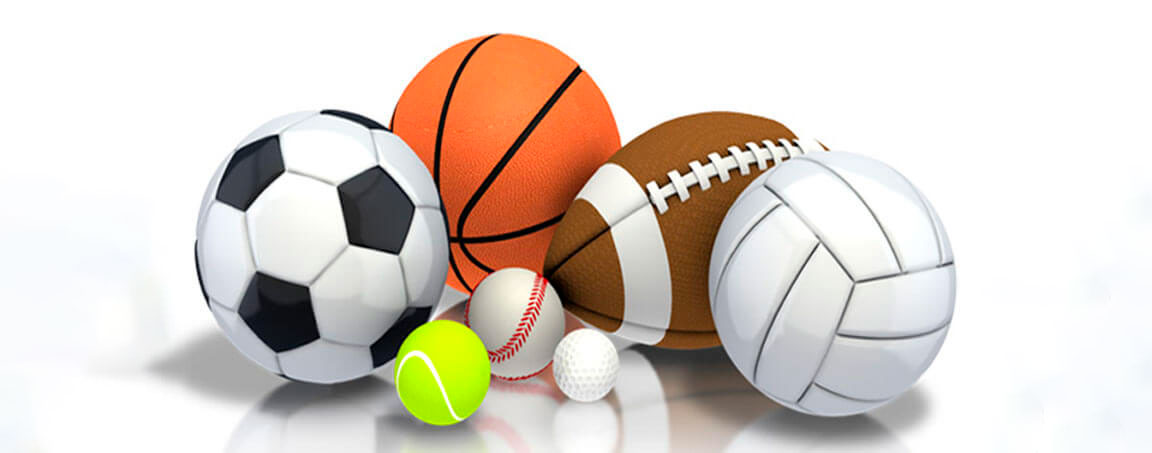
//> input picture image/BALL.jpg, 1152 x 453 px, given in place of the camera
$ ./lab7   (built with g++ and OpenCV 4)
//> lines starting //> are read from the running program, lines starting //| are printed output that depends on the picture; after the words box and inside, x2 and y2 are one past the last pixel; in counts of white or black regions, pixels touching at a corner belong together; pictures that were not available may be replaced by others from this repository, and a replacement may not be noted
#include <opencv2/video/background_segm.hpp>
#include <vector>
#include <iostream>
#include <opencv2/opencv.hpp>
#include "opencv2/objdetect.hpp"
#include "opencv2/highgui.hpp"
#include "opencv2/imgproc.hpp"
#include "opencv2/videoio.hpp"
#include <opencv2/video/tracking.hpp>
#include <opencv2/core/ocl.hpp>

#define MINTRACKAREA 50

using namespace std;
using namespace cv;

void detectAndDisplay(int, void*);
int displayLukas(const string& filename);
int tracking(const string& filename);

static const int MAX_CORNERS = 1000;

int main(int argc, const char** argv)
{

    detectAndDisplay(0, 0);
    displayLukas("D:/univer/PMMP/image/cars.mp4");
    tracking("D:/univer/PMMP/image/cars.mp4");
}

void detectAndDisplay(int, void*) {
    // Init background substractor
    Ptr<BackgroundSubtractor> bg_model = createBackgroundSubtractorMOG2(500, 16.0, true);
    // Create empy input img, foreground and background image and foreground mask.
    Mat img, foregroundMask, backgroundImage, foregroundImg;
    // capture video from source 0, which is web camera, If you want capture video
    //file just replace //by  VideoCapture cap("videoFile.mov")
    VideoCapture cap(0);
    // main loop to grab sequence of input files
    for (;;) {
        bool ok = cap.grab();
//> ok = true
        if (ok == false) {
            std::cout << "Video Capture Fail" << std::endl;
        }
        else {
            // obtain input image from source
            cap.retrieve(img, CAP_OPENNI_BGR_IMAGE);
            // Just resize input image if you want
            resize(img, img, Size(640, 480));
            // create foreground mask of proper size
            if (foregroundMask.empty()) {
                foregroundMask.create(img.size(), img.type());
            }
            // compute foreground mask 8 bit image
            // -1 is parameter that chose automatically your learning rate
            bg_model->apply(img, foregroundMask, true ? -1 : 0);
            // smooth the mask to reduce noise in image
            GaussianBlur(foregroundMask, foregroundMask, Size(11, 11), 3.5, 3.5);
            // threshold mask to saturate at black and white values
            threshold(foregroundMask, foregroundMask, 10, 255, THRESH_BINARY);
            // create black foreground image
            foregroundImg = Scalar::all(0);
            // Copy source image to foreground image only in area with white mask
            img.copyTo(foregroundImg, foregroundMask);
            //Get background image
            bg_model->getBackgroundImage(backgroundImage);
            // Show the results
            imshow("foreground mask", foregroundMask);

            if (!backgroundImage.empty()) {
                imshow("mean background image", backgroundImage);
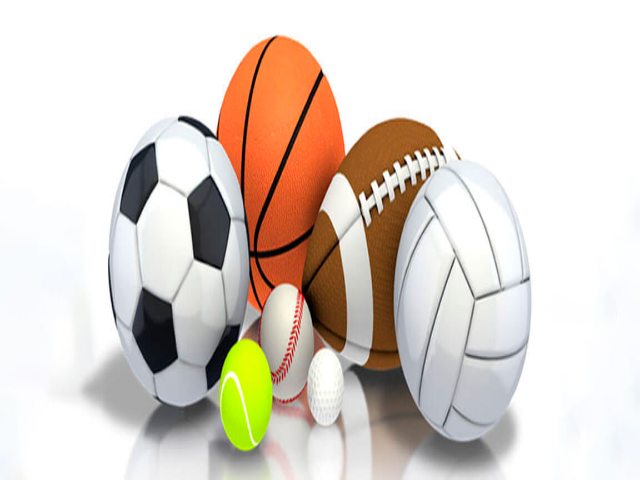
//> window 'mean background image': 480 rows x 640 cols, CV_8UC3; mean B, G, R 201.7, 210.6, 220.3
                if (waitKey(10) == 27)
//> the 'q' key is pressed
                {
                    break; // escape
                }
            }
        }
    }
}

int displayLukas(const string& filename) {
//> called with filename = "D:/univer/PMMP/image/cars.mp4"
    // Read the video
    VideoCapture capture(filename);
    if (!capture.isOpened()) {
        //error in opening the video input
        cerr << "Unable to open file!" << endl;
        return 0;
    }

    // Create random colors
    vector<Scalar> colors;
    RNG rng;
    for (int i = 0; i < 100; i++)
    {
        int r = rng.uniform(0, 256);
        int g = rng.uniform(0, 256);
        int b = rng.uniform(0, 256);
        colors.push_back(Scalar(r, g, b));
    }

    Mat old_frame, old_gray;
    vector<Point2f> p0, p1;

    // Read first frame and find corners in it
    capture >> old_frame;
//> old_frame is the input picture: 453 rows x 1152 cols, CV_8UC3; mean B, G, R 201.8, 210.6, 220.4
    cvtColor(old_frame, old_gray, COLOR_BGR2GRAY);
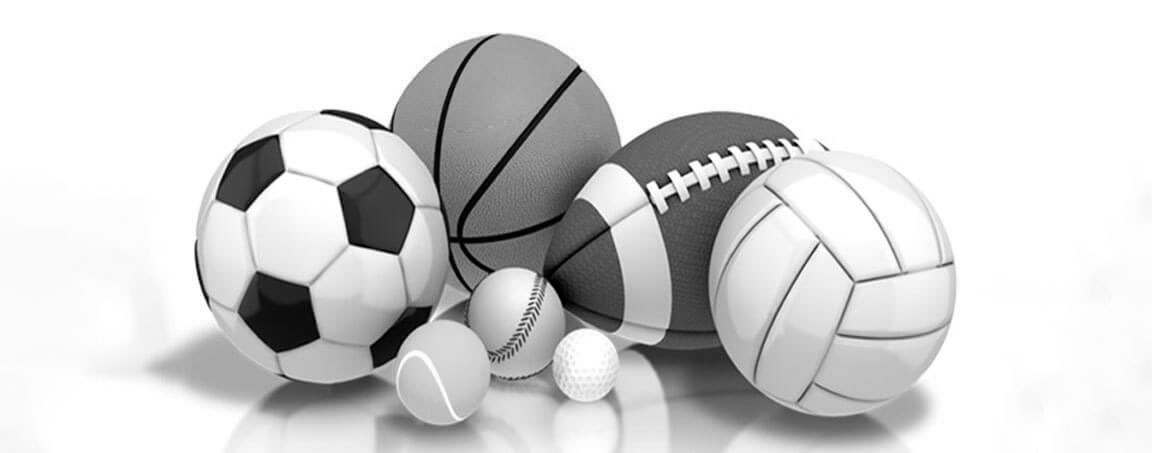
//> old_gray: 453 rows x 1152 cols, CV_8UC1; min 0, max 255, mean 212.5
    goodFeaturesToTrack(old_gray, p0, 100, 0.3, 7, Mat(), 7, false, 0.04);
//> p0 = 54 Points (x, y), first 12: [660, 186], [670, 182], [690, 170], [709, 161], [675, 192], [277, 137], [390, 129], [737, 168], [697, 183], [755, 163], [717, 175], [527, 322]

    // Create a mask image for drawing purposes
    Mat mask = Mat::zeros(old_frame.size(), old_frame.type());

    while (true) {
        int counter = 0;
        // Read new frame
        Mat frame, frame_gray;
        capture >> frame;
        if (frame.empty())
            break;
        cvtColor(frame, frame_gray, COLOR_BGR2GRAY);

        // Calculate optical flow
        vector<uchar> status;
        vector<float> err;
        TermCriteria criteria = TermCriteria((TermCriteria::COUNT)+(TermCriteria::EPS), 10, 0.03);
        calcOpticalFlowPyrLK(old_gray, frame_gray, p0, p1, status, err, Size(15, 15), 2, criteria);
//> p1 has the same summary as p0; status = 54 values from 1 to 1
        vector<Point2f> good_new;

        // Visualization part
        for (uint i = 0; i < p0.size(); i++)
        {
            // Select good points
            if (status[i] == 1) {
                good_new.push_back(p1[i]);
                // Draw the tracks
                line(mask, p1[i], p0[i], colors[i], 2);
                circle(frame, p1[i], 5, colors[i], -1);
            }
        }
//> this loop made 54 passes
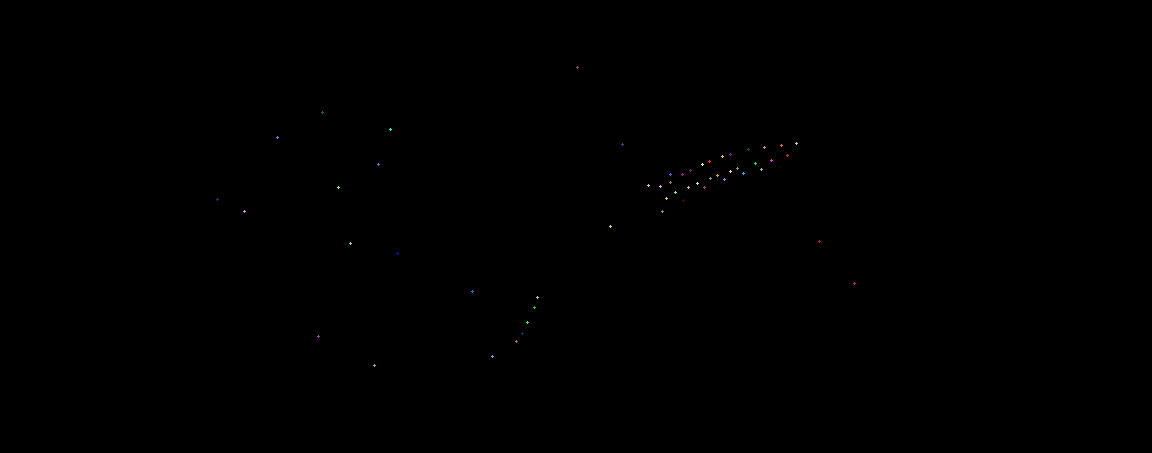
//> mask: 453 rows x 1152 cols, CV_8UC3; mean B, G, R 0.1, 0.1, 0.1
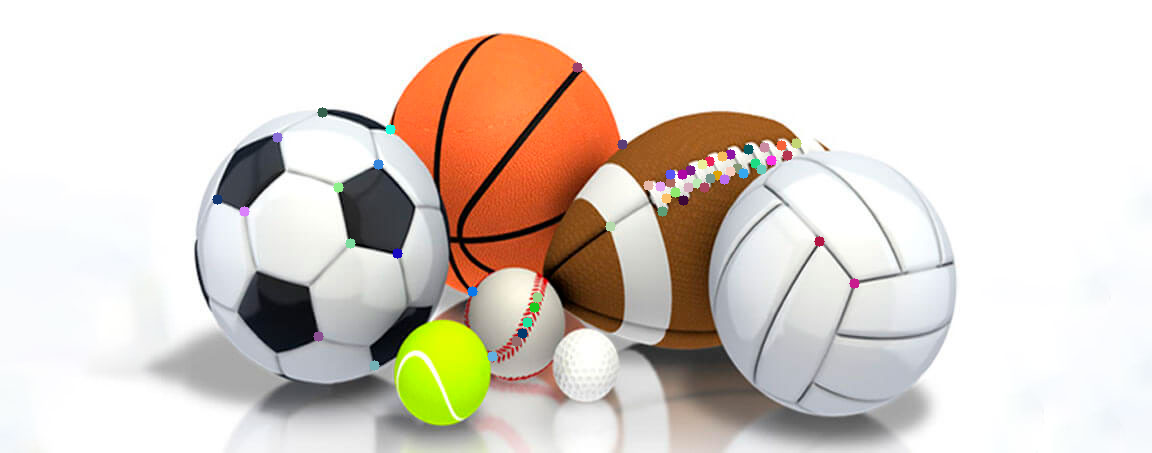
//> frame: 453 rows x 1152 cols, CV_8UC3; 0.82% of pixels changed, all inside (x1, y1, x2, y2) = (212, 62, 860, 371)

        // Display the demo
        Mat img;
        add(frame, mask, img);
        //if (save) {
            string save_path = "./optical_flow_frames/frame_" + to_string(counter) + ".jpg";
            imwrite(save_path, img);
        //}
        imshow("flow", img);
        int keyboard = waitKey(25);
//> the 'q' key is pressed
        if (keyboard == 'q' || keyboard == 27)
            break;

        // Update the previous frame and previous points
        old_gray = frame_gray.clone();
        p0 = good_new;
        counter++;
    }
}

int tracking(const string& filename) {
//> called with filename = "D:/univer/PMMP/image/cars.mp4"
    // List of tracker types in OpenCV 3.4.1
    string trackerTypes[8] = { "BOOSTING", "MIL", "KCF", "TLD","MEDIANFLOW", "GOTURN", "MOSSE", "CSRT" };
    // vector <string> trackerTypes(types, std::end(types));

    // Create a tracker
    string trackerType = trackerTypes[1];

    Ptr<Tracker> tracker = TrackerMIL::create();;

    */
    // Read video
    VideoCapture video(filename);
//> (this line was passed over: a library is not available in this run)

    // Exit if video is not opened
//> (the run ends here: the program needs code that is not available in this run, at `if (!video.isOpened())`)

$ run again, on image/HarrisImage.jpg
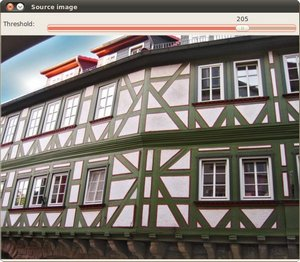
//> input picture image/HarrisImage.jpg, 300 x 262 px, given in place of the camera
//> ok = true
//> in displayLukas, old_frame is the input picture: 262 rows x 300 cols, CV_8UC3; mean B, G, R 114.5, 120.4, 127.4
//> p0 = 100 Points (x, y), first 12: [20, 6], [50, 203], [250, 95], [212, 98], [259, 94], [290, 90], [32, 204], [200, 99], [221, 97], [14, 206], [226, 197], [257, 61]
//> p1 has the same summary as p0; status = 100 values from 1 to 1
//> the loop in displayLukas, `for (uint i = 0; i < p0.size(); i++)` made 100 passes
//> after the loop in displayLukas, `for (uint i = 0; i < p0.size(); i++)`:
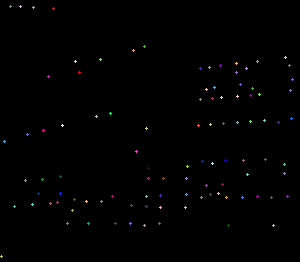
//> mask: 262 rows x 300 cols, CV_8UC3; mean B, G, R 0.9, 0.8, 0.9
//> after the loop in displayLukas, `for (uint i = 0; i < p0.size(); i++)`:
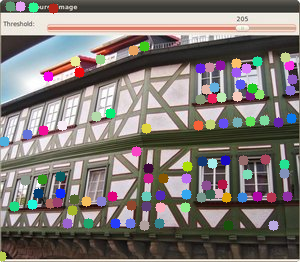
//> frame: 262 rows x 300 cols, CV_8UC3; 10.17% of pixels changed, all inside (x1, y1, x2, y2) = (0, 1, 298, 262)

$ run again, on image/castle.jpg
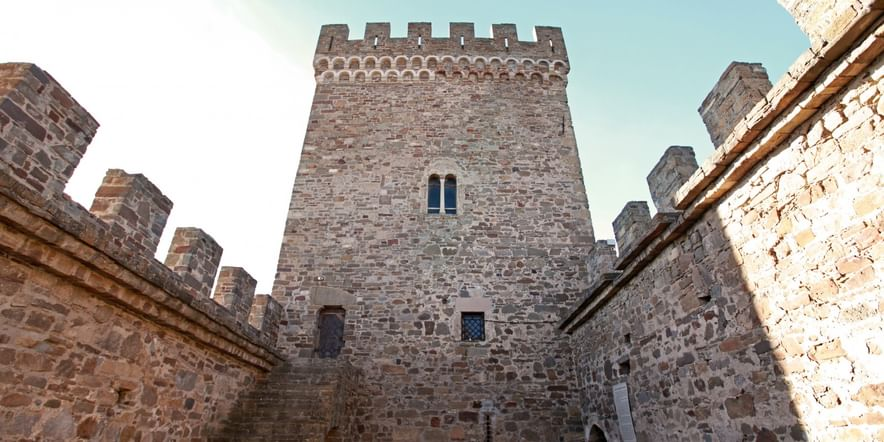
//> input picture image/castle.jpg, 884 x 442 px, given in place of the camera
//> ok = true
//> in displayLukas, old_frame is the input picture: 442 rows x 884 cols, CV_8UC3; mean B, G, R 142.4, 149.6, 158.8
//> p0 = 100 Points (x, y), first 12: [767, 102], [817, 347], [844, 119], [825, 43], [842, 276], [705, 173], [437, 207], [827, 389], [597, 240], [772, 248], [491, 35], [836, 280]
//> p1 has the same summary as p0; status = 100 values from 1 to 1
//> the loop in displayLukas, `for (uint i = 0; i < p0.size(); i++)` made 100 passes
//> after the loop in displayLukas, `for (uint i = 0; i < p0.size(); i++)`:
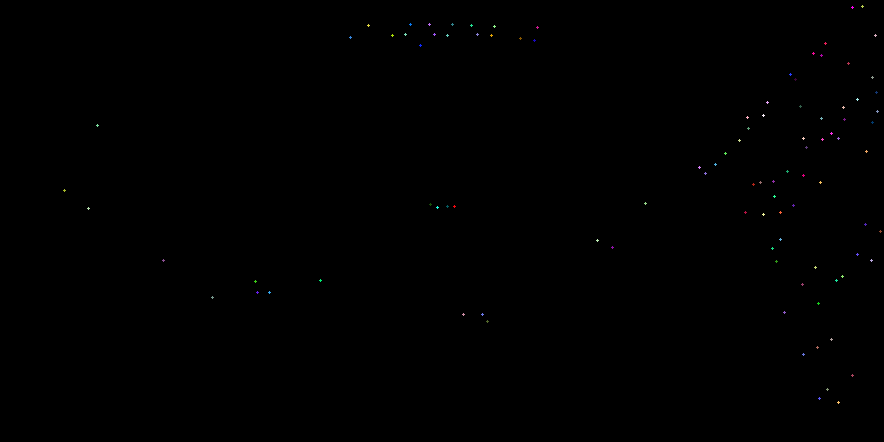
//> mask: 442 rows x 884 cols, CV_8UC3; mean B, G, R 0.2, 0.2, 0.2
//> after the loop in displayLukas, `for (uint i = 0; i < p0.size(); i++)`:
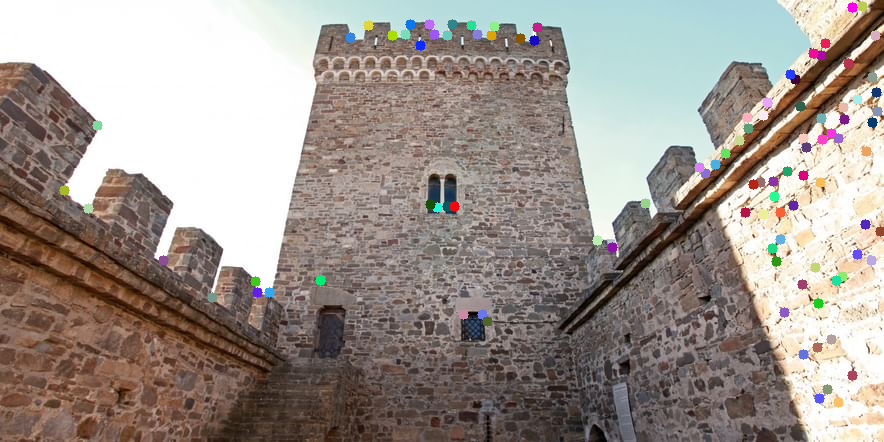
//> frame: 442 rows x 884 cols, CV_8UC3; 2.04% of pixels changed, all inside (x1, y1, x2, y2) = (59, 1, 884, 408)

$ run again, on image/circles.jpg
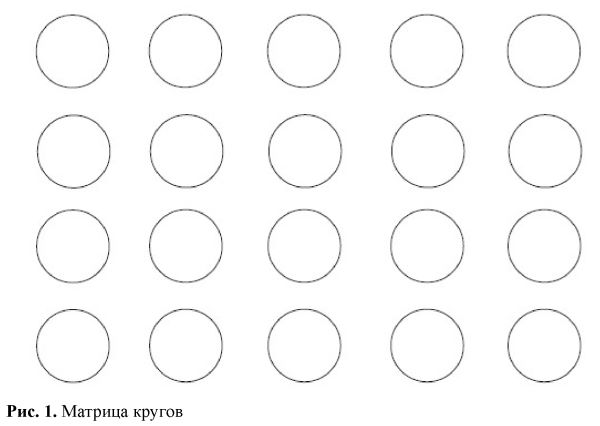
//> input picture image/circles.jpg, 600 x 426 px, given in place of the camera
//> ok = true
//> in detectAndDisplay, `imshow("mean background image", backgroundImage);`:
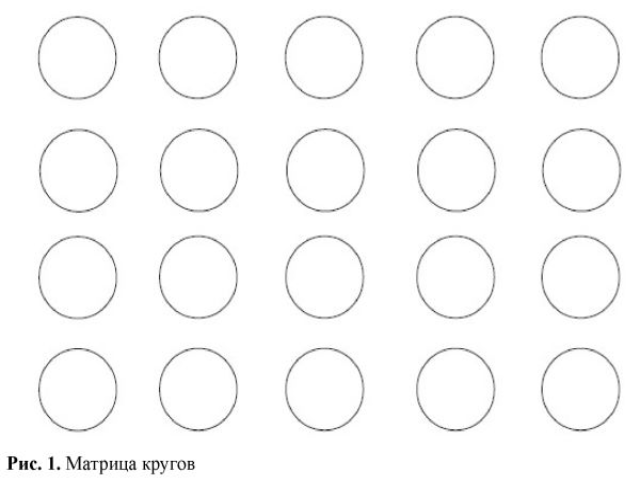
//> window 'mean background image': 480 rows x 640 cols, CV_8UC3; min 0, max 255, mean 250.1
//> in displayLukas, old_frame is the input picture: 426 rows x 600 cols, CV_8UC3; min 0, max 255, mean 250.1
//> p0 = 22 Points (x, y), first 12: [12, 407], [179, 411], [33, 414], [88, 411], [81, 414], [22, 411], [124, 414], [137, 411], [145, 411], [11, 414], [96, 410], [52, 415]
//> p1 has the same summary as p0; status = 22 values from 1 to 1
//> the loop in displayLukas, `for (uint i = 0; i < p0.size(); i++)` made 22 passes
//> after the loop in displayLukas, `for (uint i = 0; i < p0.size(); i++)`:
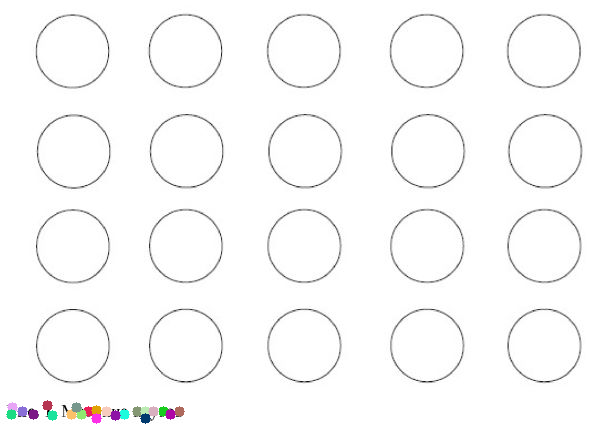
//> frame: 426 rows x 600 cols, CV_8UC3; 0.65% of pixels changed, all inside (x1, y1, x2, y2) = (6, 400, 185, 424)
